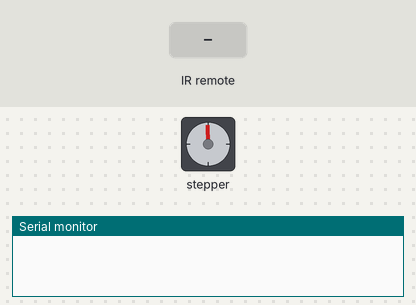
The sketch below on a simulated Arduino Uno, built with avr-gcc and run on an emulated ATmega328P. On the bench: stepper motor, the last lines printed to the serial monitor. The inputs (shaded band) are chosen by the test bench. Stepper angles assume 2048 steps per turn.

Above: at 0.15 s.
At 1.2 s:
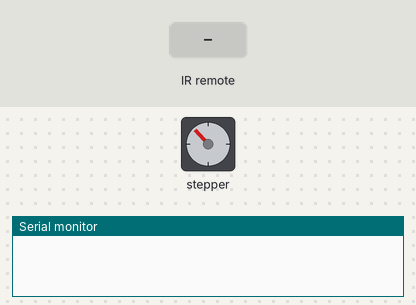
1.3 s: infrared code 0xFF629D received
At 1.67 s:
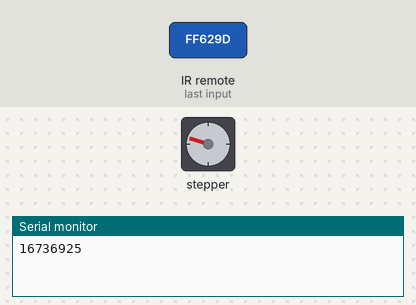
Timing chart, 0 to 13.3 s (numbered marks = the images above; inputs shaded):
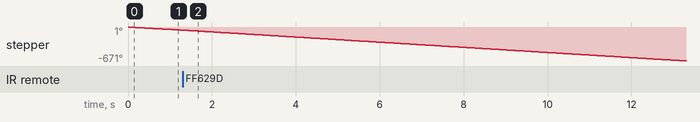

The sketch:

stepper_motor_and_IR_remote.ino
```cpp
/*stepper motor + infrared remote (control direction, control speed is optional)
 * This program is meant to have a stepper motor controlled by an infrared remote
 */

#include "Stepper.h"//including the stepper library
#include "IRremote.h"//including the Ir remote library

/*----- Variables, Pins -----*/
#define STEPS  32   // Number of steps per revolution of Internal shaft
int  Steps2Take;  // 2048 steps = 1 Revolution
int receiver = 6; // Signal Pin of IR receiver to Arduino Digital Pin 6
 int direct = 0; // indicated the 2 directions of the stepper motor, 0 and 1 (direction 2 would be none at all, so stopped)
 int sped = 500; // this indicates the speed at which the motor rotates
/*-----( Declare objects )-----*/
// Setup of proper sequencing for Motor Driver Pins
// In1, In2, In3, In4 in the sequence 1-3-2-4

Stepper small_stepper(STEPS, 7, 10, 9, 11);// uses the stepper library to set all the pins
IRrecv irrecv(receiver);    // create instance of 'irrecv'
decode_results results;     // create instance of 'decode_results'

void setup()// this code runs once
{
  irrecv.enableIRIn(); // Start the receiver
  Serial.begin(9600); // begin recording values sent to the serial to read the ir values
}

void loop()// this code runs forever
{
if (irrecv.decode(&results)) // have we received an IR signal?

  {
    switch(results.value)// takes the values from results.value and goes to the corresponding case

    {
      case 16736925: // VOL+ button pressed
      if(sped <2000){ // if speed is less then 2000 which is the max
      sped += 50;// increases the speed of the stepper
      }


                      break; //leaves the switch loop
      case 16754775: // VOL- button pressed
      sped -= 50;// decreases the speed of the stepper


                      break; //leaves the switch loop
      case 16769055: // UP button pressed
      direct = 1; //changes the direction of stepper


                      break; //leaves the switch loop

      case 16748655: // DOWN button pressed
      direct = 0;//changes the direction of stepper


                      break; //leaves the switch loop
      case 16753245: // POWER button pressed
      direct = 2; //turns off the stepper since it doesnt have 3 directions


                      break; //leaves the switch loop

    }
      Serial.println(results.value);//prints values to use in the switch loop in serial monitor
      irrecv.resume(); // receive the next value
  }

  if(direct == 0){// if direction is 0 it does this code
    small_stepper.setSpeed(sped);//takes the steps at speed "sped"
    Steps2Take  =  -10;  // Rotate
    small_stepper.step(Steps2Take); // 2048 steps = 1 Revolution
  }
  else if(direct == 1){// else if direction is 1 it does this code
    small_stepper.setSpeed(sped);//takes the steps at speed "sped"
    Steps2Take  =  10;  // Rotate
    small_stepper.step(Steps2Take);// 2048 steps = 1 Revolution
  }
  else{// else the stepper turns off
        digitalWrite(11, LOW);// turns off pin 11
    digitalWrite(10, LOW);// turns off pin 10
    digitalWrite(9, LOW);// turns off pin 9
    digitalWrite(7, LOW); // turns off pin 7
  }

}/* --end main loop -- */
```
